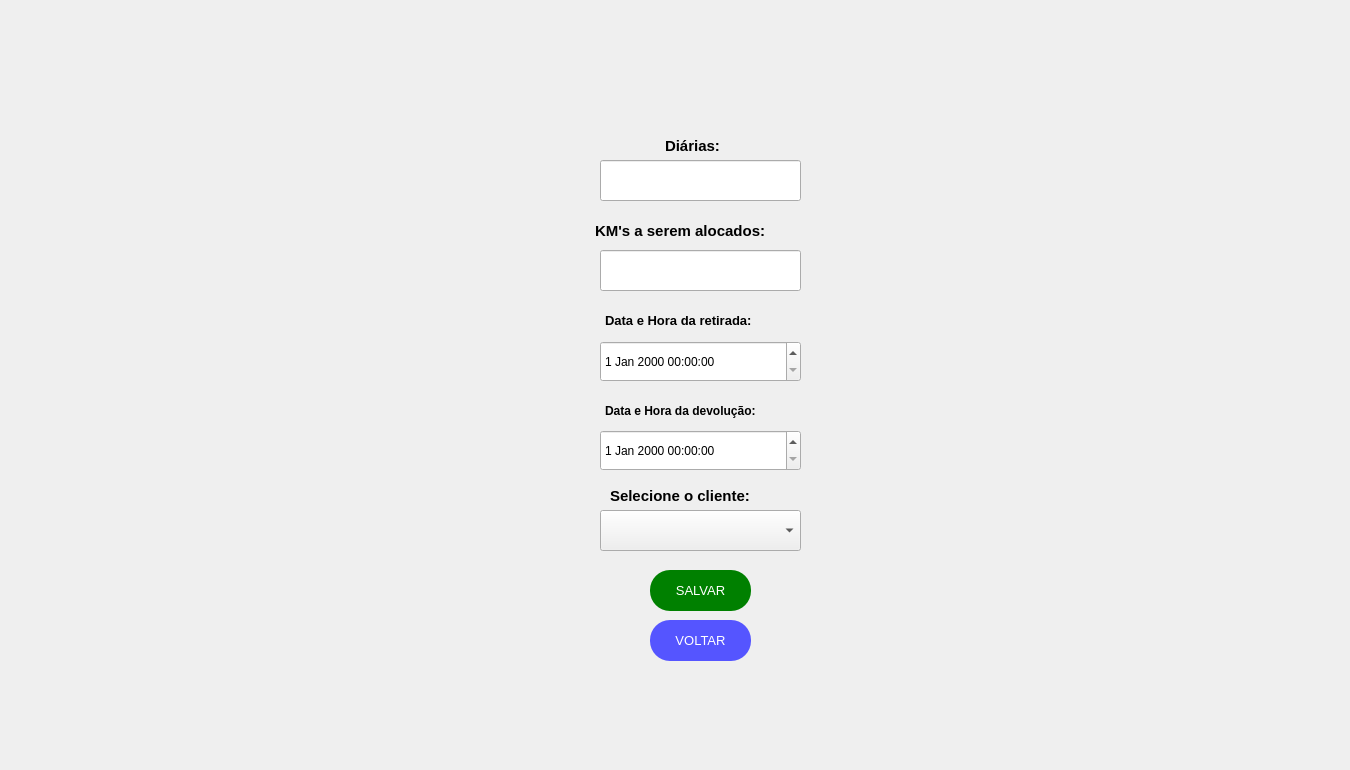
  <widget class="QWidget" name="centralwidget">
   <widget class="QPushButton" name="golt2">
    <property name="geometry">
     <rect>
      <x>40</x>
      <y>20</y>
      <width>501</width>
      <height>311</height>
     </rect>
    </property>
    <property name="palette">
     <palette>
      <active>
       <colorrole role="WindowText">
        <brush brushstyle="SolidPattern">
         <color alpha="255">
          <red>170</red>
          <green>85</green>
          <blue>0</blue>
         </color>
        </brush>
       </colorrole>
       <colorrole role="Text">
        <brush brushstyle="SolidPattern">
         <color alpha="255">
          <red>0</red>
          <green>0</green>
          <blue>0</blue>
         </color>
        </brush>
       </colorrole>
       <colorrole role="BrightText">
        <brush brushstyle="SolidPattern">
         <color alpha="255">
          <red>203</red>
          <green>255</green>
          <blue>80</blue>
         </color>
        </brush>
       </colorrole>
       <colorrole role="ButtonText">
        <brush brushstyle="SolidPattern">
         <color alpha="255">
          <red>57</red>
          <green>87</green>
          <blue>255</blue>
         </color>
        </brush>
       </colorrole>
       <colorrole role="ToolTipBase">
        <brush brushstyle="SolidPattern">
         <color alpha="255">
          <red>255</red>
          <green>255</green>
          <blue>0</blue>
         </color>
        </brush>
       </colorrole>
       <colorrole role="PlaceholderText">
        <brush brushstyle="SolidPattern">
         <color alpha="128">
          <red>0</red>
          <green>0</green>
          <blue>0</blue>
         </color>
        </brush>
       </colorrole>
      </active>
      <inactive>
       <colorrole role="WindowText">
        <brush brushstyle="SolidPattern">
         <color alpha="255">
          <red>170</red>
          <green>85</green>
          <blue>0</blue>
         </color>
        </brush>
       </colorrole>
       <colorrole role="Text">
        <brush brushstyle="SolidPattern">
         <color alpha="255">
          <red>0</red>
          <green>0</green>
          <blue>0</blue>
         </color>
        </brush>
       </colorrole>
       <colorrole role="BrightText">
        <brush brushstyle="SolidPattern">
         <color alpha="255">
          <red>203</red>
          <green>255</green>
          <blue>80</blue>
         </color>
        </brush>
       </colorrole>
       <colorrole role="ButtonText">
        <brush brushstyle="SolidPattern">
         <color alpha="255">
          <red>57</red>
          <green>87</green>
          <blue>255</blue>
         </color>
        </brush>
       </colorrole>
       <colorrole role="ToolTipBase">
        <brush brushstyle="SolidPattern">
         <color alpha="255">
          <red>255</red>
          <green>255</green>
          <blue>0</blue>
         </color>
        </brush>
       </colorrole>
       <colorrole role="PlaceholderText">
        <brush brushstyle="SolidPattern">
         <color alpha="128">
          <red>0</red>
          <green>0</green>
          <blue>0</blue>
         </color>
        </brush>
       </colorrole>
      </inactive>
      <disabled>
       <colorrole role="WindowText">
        <brush brushstyle="SolidPattern">
         <color alpha="255">
          <red>4</red>
          <green>15</green>
          <blue>30</blue>
         </color>
        </brush>
       </colorrole>
       <colorrole role="Text">
        <brush brushstyle="SolidPattern">
         <color alpha="255">
          <red>120</red>
          <green>120</green>
          <blue>120</blue>
         </color>
        </brush>
       </colorrole>
       <colorrole role="BrightText">
        <brush brushstyle="SolidPattern">
         <color alpha="255">
          <red>203</red>
          <green>255</green>
          <blue>80</blue>
         </color>
        </brush>
       </colorrole>
       <colorrole role="ButtonText">
        <brush brushstyle="SolidPattern">
         <color alpha="255">
          <red>120</red>
          <green>120</green>
          <blue>120</blue>
         </color>
        </brush>
       </colorrole>
       <colorrole role="ToolTipBase">
        <brush brushstyle="SolidPattern">
         <color alpha="255">
          <red>255</red>
          <green>255</green>
          <blue>0</blue>
         </color>
        </brush>
       </colorrole>
       <colorrole role="PlaceholderText">
        <brush brushstyle="SolidPattern">
         <color alpha="128">
          <red>0</red>
          <green>0</green>
          <blue>0</blue>
         </color>
        </brush>
       </colorrole>
      </disabled>
     </palette>
    </property>
    <property name="font">
     <font>
      <family>Arial</family>
      <weight>75</weight>
      <bold>true</bold>
     </font>
    </property>
    <property name="contextMenuPolicy">
     <enum>Qt::CustomContextMenu</enum>
    </property>
    <property name="text">
     <string/>
    </property>
    <property name="icon">
     <iconset>
      <normaloff>../Imagens/4-Gol(T2).png</normaloff>../Imagens/4-Gol(T2).png</iconset>
    </property>
    <property name="iconSize">
     <size>
      <width>492</width>
      <height>456</height>
     </size>
    </property>
    <property name="checkable">
     <bool>false</bool>
    </property>
    <property name="autoRepeat">
     <bool>false</bool>
    </property>
    <property name="autoExclusive">
     <bool>false</bool>
    </property>
    <property name="autoDefault">
     <bool>false</bool>
    </property>
    <property name="default">
     <bool>false</bool>
    </property>
    <property name="flat">
     <bool>true</bool>
    </property>
   </widget>
   <widget class="QLabel" name="logoT3">
    <property name="enabled">
     <bool>true</bool>
    </property>
    <property name="geometry">
     <rect>
      <x>1110</x>
      <y>530</y>
      <width>231</width>
      <height>231</height>
     </rect>
    </property>
    <property name="toolTip">
     <string>&lt;html&gt;&lt;head/&gt;&lt;body&gt;&lt;p align=&quot;center&quot;&gt;&lt;br/&gt;&lt;/p&gt;&lt;/body&gt;&lt;/html&gt;</string>
    </property>
    <property name="whatsThis">
     <string>&lt;html&gt;&lt;head/&gt;&lt;body&gt;&lt;p align=&quot;center&quot;&gt;&lt;br/&gt;&lt;/p&gt;&lt;/body&gt;&lt;/html&gt;</string>
    </property>
    <property name="autoFillBackground">
     <bool>false</bool>
    </property>
    <property name="styleSheet">
     <string notr="true"/>
    </property>
    <property name="text">
     <string/>
    </property>
    <property name="pixmap">
     <pixmap>../Logos/LOGO2.png</pixmap>
    </property>
    <property name="scaledContents">
     <bool>true</bool>
    </property>
    <property name="wordWrap">
     <bool>false</bool>
    </property>
   </widget>
   <widget class="QPushButton" name="confirmar2">
    <property name="geometry">
     <rect>
      <x>645</x>
      <y>570</y>
      <width>111</width>
      <height>51</height>
     </rect>
    </property>
    <property name="palette">
     <palette>
      <active>
       <colorrole role="WindowText">
        <brush brushstyle="SolidPattern">
         <color alpha="255">
          <red>170</red>
          <green>85</green>
          <blue>0</blue>
         </color>
        </brush>
       </colorrole>
       <colorrole role="Text">
        <brush brushstyle="SolidPattern">
         <color alpha="255">
          <red>0</red>
          <green>0</green>
          <blue>0</blue>
         </color>
        </brush>
       </colorrole>
       <colorrole role="BrightText">
        <brush brushstyle="SolidPattern">
         <color alpha="255">
          <red>203</red>
          <green>255</green>
          <blue>80</blue>
         </color>
        </brush>
       </colorrole>
       <colorrole role="ButtonText">
        <brush brushstyle="SolidPattern">
         <color alpha="255">
          <red>57</red>
          <green>87</green>
          <blue>255</blue>
         </color>
        </brush>
       </colorrole>
       <colorrole role="ToolTipBase">
        <brush brushstyle="SolidPattern">
         <color alpha="255">
          <red>255</red>
          <green>255</green>
          <blue>0</blue>
         </color>
        </brush>
       </colorrole>
       <colorrole role="PlaceholderText">
        <brush brushstyle="SolidPattern">
         <color alpha="128">
          <red>0</red>
          <green>0</green>
          <blue>0</blue>
         </color>
        </brush>
       </colorrole>
      </active>
      <inactive>
       <colorrole role="WindowText">
        <brush brushstyle="SolidPattern">
         <color alpha="255">
          <red>170</red>
          <green>85</green>
          <blue>0</blue>
         </color>
        </brush>
       </colorrole>
       <colorrole role="Text">
        <brush brushstyle="SolidPattern">
         <color alpha="255">
          <red>0</red>
          <green>0</green>
          <blue>0</blue>
         </color>
        </brush>
       </colorrole>
       <colorrole role="BrightText">
        <brush brushstyle="SolidPattern">
         <color alpha="255">
          <red>203</red>
          <green>255</green>
          <blue>80</blue>
         </color>
        </brush>
       </colorrole>
       <colorrole role="ButtonText">
        <brush brushstyle="SolidPattern">
         <color alpha="255">
          <red>57</red>
          <green>87</green>
          <blue>255</blue>
         </color>
        </brush>
       </colorrole>
       <colorrole role="ToolTipBase">
        <brush brushstyle="SolidPattern">
         <color alpha="255">
          <red>255</red>
          <green>255</green>
          <blue>0</blue>
         </color>
        </brush>
       </colorrole>
       <colorrole role="PlaceholderText">
        <brush brushstyle="SolidPattern">
         <color alpha="128">
          <red>0</red>
          <green>0</green>
          <blue>0</blue>
         </color>
        </brush>
       </colorrole>
      </inactive>
      <disabled>
       <colorrole role="WindowText">
        <brush brushstyle="SolidPattern">
         <color alpha="255">
          <red>4</red>
          <green>15</green>
          <blue>30</blue>
         </color>
        </brush>
       </colorrole>
       <colorrole role="Text">
        <brush brushstyle="SolidPattern">
         <color alpha="255">
          <red>120</red>
          <green>120</green>
          <blue>120</blue>
         </color>
        </brush>
       </colorrole>
       <colorrole role="BrightText">
        <brush brushstyle="SolidPattern">
         <color alpha="255">
          <red>203</red>
          <green>255</green>
          <blue>80</blue>
         </color>
        </brush>
       </colorrole>
       <colorrole role="ButtonText">
        <brush brushstyle="SolidPattern">
         <color alpha="255">
          <red>120</red>
          <green>120</green>
          <blue>120</blue>
         </color>
        </brush>
       </colorrole>
       <colorrole role="ToolTipBase">
        <brush brushstyle="SolidPattern">
         <color alpha="255">
          <red>255</red>
          <green>255</green>
          <blue>0</blue>
         </color>
        </brush>
       </colorrole>
       <colorrole role="PlaceholderText">
        <brush brushstyle="SolidPattern">
         <color alpha="128">
          <red>0</red>
          <green>0</green>
          <blue>0</blue>
         </color>
        </brush>
       </colorrole>
      </disabled>
     </palette>
    </property>
    <property name="font">
     <font>
      <family>Arial</family>
      <weight>75</weight>
      <bold>true</bold>
     </font>
    </property>
    <property name="contextMenuPolicy">
     <enum>Qt::CustomContextMenu</enum>
    </property>
    <property name="text">
     <string/>
    </property>
    <property name="icon">
     <iconset>
      <normaloff>Imagens/CONFIRMAR.png</normaloff>Imagens/CONFIRMAR.png</iconset>
    </property>
    <property name="iconSize">
     <size>
      <width>96</width>
      <height>100</height>
     </size>
    </property>
    <property name="checkable">
     <bool>false</bool>
    </property>
    <property name="autoRepeat">
     <bool>false</bool>
    </property>
    <property name="autoExclusive">
     <bool>false</bool>
    </property>
    <property name="autoDefault">
     <bool>false</bool>
    </property>
    <property name="default">
     <bool>false</bool>
    </property>
    <property name="flat">
     <bool>true</bool>
    </property>
   </widget>
   <widget class="QLabel" name="datade_gol">
    <property name="geometry">
     <rect>
      <x>605</x>
      <y>390</y>
      <width>191</width>
      <height>41</height>
     </rect>
    </property>
    <property name="font">
     <font>
      <family>Arial</family>
      <pointsize>9</pointsize>
      <weight>75</weight>
      <bold>true</bold>
     </font>
    </property>
    <property name="text">
     <string>Data e Hora da devolução:</string>
    </property>
   </widget>
   <widget class="QLabel" name="kmsalocados">
    <property name="geometry">
     <rect>
      <x>595</x>
      <y>205</y>
      <width>211</width>
      <height>51</height>
     </rect>
    </property>
    <property name="font">
     <font>
      <family>Arial</family>
      <pointsize>11</pointsize>
      <weight>75</weight>
      <bold>true</bold>
     </font>
    </property>
    <property name="text">
     <string>KM's a serem alocados:</string>
    </property>
   </widget>
   <widget class="QLabel" name="diarias">
    <property name="geometry">
     <rect>
      <x>665</x>
      <y>130</y>
      <width>71</width>
      <height>31</height>
     </rect>
    </property>
    <property name="font">
     <font>
      <family>Arial</family>
      <pointsize>11</pointsize>
      <weight>75</weight>
      <bold>true</bold>
     </font>
    </property>
    <property name="text">
     <string>Diárias:</string>
    </property>
   </widget>
   <widget class="QDateTimeEdit" name="datare_gol_2">
    <property name="geometry">
     <rect>
      <x>600</x>
      <y>341</y>
      <width>201</width>
      <height>41</height>
     </rect>
    </property>
    <property name="styleSheet">
     <string notr="true">QDateTime{rgb(0, 0, 0)}</string>
    </property>
   </widget>
   <widget class="QLabel" name="datacli_gol">
    <property name="geometry">
     <rect>
      <x>610</x>
      <y>480</y>
      <width>181</width>
      <height>31</height>
     </rect>
    </property>
    <property name="font">
     <font>
      <family>Arial</family>
      <pointsize>11</pointsize>
      <weight>75</weight>
      <bold>true</bold>
     </font>
    </property>
    <property name="text">
     <string>Selecione o cliente:</string>
    </property>
   </widget>
   <widget class="QComboBox" name="datacli_gol_2">
    <property name="geometry">
     <rect>
      <x>600</x>
      <y>510</y>
      <width>201</width>
      <height>41</height>
     </rect>
    </property>
   </widget>
   <widget class="QLineEdit" name="diariaspace">
    <property name="geometry">
     <rect>
      <x>600</x>
      <y>160</y>
      <width>201</width>
      <height>41</height>
     </rect>
    </property>
    <property name="font">
     <font>
      <pointsize>8</pointsize>
     </font>
    </property>
    <property name="styleSheet">
     <string notr="true">color: rgb(0, 0, 0);</string>
    </property>
   </widget>
   <widget class="QLineEdit" name="kmspace">
    <property name="geometry">
     <rect>
      <x>600</x>
      <y>250</y>
      <width>201</width>
      <height>41</height>
     </rect>
    </property>
    <property name="font">
     <font>
      <pointsize>8</pointsize>
     </font>
    </property>
    <property name="styleSheet">
     <string notr="true">color: rgb(0, 0, 0);</string>
    </property>
    <property name="echoMode">
     <enum>QLineEdit::Password</enum>
    </property>
   </widget>
   <widget class="QDateTimeEdit" name="datade_gol_2">
    <property name="geometry">
     <rect>
      <x>600</x>
      <y>430</y>
      <width>201</width>
      <height>41</height>
     </rect>
    </property>
    <property name="styleSheet">
     <string notr="true">QDateTime{rgb(0, 0, 0)}</string>
    </property>
   </widget>
   <widget class="QLabel" name="datare_gol">
    <property name="geometry">
     <rect>
      <x>605</x>
      <y>300</y>
      <width>191</width>
      <height>41</height>
     </rect>
    </property>
    <property name="font">
     <font>
      <family>Arial</family>
      <pointsize>10</pointsize>
      <weight>75</weight>
      <bold>true</bold>
     </font>
    </property>
    <property name="text">
     <string>Data e Hora da retirada:</string>
    </property>
   </widget>
   <widget class="QPushButton" name="salvar_1">
    <property name="geometry">
     <rect>
      <x>650</x>
      <y>570</y>
      <width>101</width>
      <height>41</height>
     </rect>
    </property>
    <property name="palette">
     <palette>
      <active>
       <colorrole role="WindowText">
        <brush brushstyle="SolidPattern">
         <color alpha="255">
          <red>255</red>
          <green>255</green>
          <blue>255</blue>
         </color>
        </brush>
       </colorrole>
       <colorrole role="Button">
        <brush brushstyle="SolidPattern">
         <color alpha="255">
          <red>0</red>
          <green>128</green>
          <blue>0</blue>
         </color>
        </brush>
       </colorrole>
       <colorrole role="Text">
        <brush brushstyle="SolidPattern">
         <color alpha="255">
          <red>255</red>
          <green>255</green>
          <blue>255</blue>
         </color>
        </brush>
       </colorrole>
       <colorrole role="BrightText">
        <brush brushstyle="SolidPattern">
         <color alpha="255">
          <red>203</red>
          <green>255</green>
          <blue>80</blue>
         </color>
        </brush>
       </colorrole>
       <colorrole role="ButtonText">
        <brush brushstyle="SolidPattern">
         <color alpha="255">
          <red>255</red>
          <green>255</green>
          <blue>255</blue>
         </color>
        </brush>
       </colorrole>
       <colorrole role="Base">
        <brush brushstyle="SolidPattern">
         <color alpha="255">
          <red>0</red>
          <green>128</green>
          <blue>0</blue>
         </color>
        </brush>
       </colorrole>
       <colorrole role="Window">
        <brush brushstyle="SolidPattern">
         <color alpha="255">
          <red>0</red>
          <green>128</green>
          <blue>0</blue>
         </color>
        </brush>
       </colorrole>
       <colorrole role="ToolTipBase">
        <brush brushstyle="SolidPattern">
         <color alpha="255">
          <red>255</red>
          <green>255</green>
          <blue>0</blue>
         </color>
        </brush>
       </colorrole>
       <colorrole role="PlaceholderText">
        <brush brushstyle="SolidPattern">
         <color alpha="128">
          <red>0</red>
          <green>0</green>
          <blue>0</blue>
         </color>
        </brush>
       </colorrole>
      </active>
      <inactive>
       <colorrole role="WindowText">
        <brush brushstyle="SolidPattern">
         <color alpha="255">
          <red>255</red>
          <green>255</green>
          <blue>255</blue>
         </color>
        </brush>
       </colorrole>
       <colorrole role="Button">
        <brush brushstyle="SolidPattern">
         <color alpha="255">
          <red>0</red>
          <green>128</green>
          <blue>0</blue>
         </color>
        </brush>
       </colorrole>
       <colorrole role="Text">
        <brush brushstyle="SolidPattern">
         <color alpha="255">
          <red>255</red>
          <green>255</green>
          <blue>255</blue>
         </color>
        </brush>
       </colorrole>
       <colorrole role="BrightText">
        <brush brushstyle="SolidPattern">
         <color alpha="255">
          <red>203</red>
          <green>255</green>
          <blue>80</blue>
         </color>
        </brush>
       </colorrole>
       <colorrole role="ButtonText">
        <brush brushstyle="SolidPattern">
         <color alpha="255">
          <red>255</red>
          <green>255</green>
          <blue>255</blue>
         </color>
        </brush>
       </colorrole>
       <colorrole role="Base">
        <brush brushstyle="SolidPattern">
         <color alpha="255">
          <red>0</red>
          <green>128</green>
          <blue>0</blue>
         </color>
        </brush>
       </colorrole>
       <colorrole role="Window">
        <brush brushstyle="SolidPattern">
         <color alpha="255">
          <red>0</red>
          <green>128</green>
          <blue>0</blue>
         </color>
        </brush>
       </colorrole>
       <colorrole role="ToolTipBase">
        <brush brushstyle="SolidPattern">
         <color alpha="255">
          <red>255</red>
          <green>255</green>
          <blue>0</blue>
         </color>
        </brush>
       </colorrole>
       <colorrole role="PlaceholderText">
        <brush brushstyle="SolidPattern">
         <color alpha="128">
          <red>0</red>
          <green>0</green>
          <blue>0</blue>
         </color>
        </brush>
       </colorrole>
      </inactive>
      <disabled>
       <colorrole role="WindowText">
        <brush brushstyle="SolidPattern">
         <color alpha="255">
          <red>255</red>
          <green>255</green>
          <blue>255</blue>
         </color>
        </brush>
       </colorrole>
       <colorrole role="Button">
        <brush brushstyle="SolidPattern">
         <color alpha="255">
          <red>0</red>
          <green>128</green>
          <blue>0</blue>
         </color>
        </brush>
       </colorrole>
       <colorrole role="Text">
        <brush brushstyle="SolidPattern">
         <color alpha="255">
          <red>255</red>
          <green>255</green>
          <blue>255</blue>
         </color>
        </brush>
       </colorrole>
       <colorrole role="BrightText">
        <brush brushstyle="SolidPattern">
         <color alpha="255">
          <red>203</red>
          <green>255</green>
          <blue>80</blue>
         </color>
        </brush>
       </colorrole>
       <colorrole role="ButtonText">
        <brush brushstyle="SolidPattern">
         <color alpha="255">
          <red>255</red>
          <green>255</green>
          <blue>255</blue>
         </color>
        </brush>
       </colorrole>
       <colorrole role="Base">
        <brush brushstyle="SolidPattern">
         <color alpha="255">
          <red>0</red>
          <green>128</green>
          <blue>0</blue>
         </color>
        </brush>
       </colorrole>
       <colorrole role="Window">
        <brush brushstyle="SolidPattern">
         <color alpha="255">
          <red>0</red>
          <green>128</green>
          <blue>0</blue>
         </color>
        </brush>
       </colorrole>
       <colorrole role="ToolTipBase">
        <brush brushstyle="SolidPattern">
         <color alpha="255">
          <red>255</red>
          <green>255</green>
          <blue>0</blue>
         </color>
        </brush>
       </colorrole>
       <colorrole role="PlaceholderText">
        <brush brushstyle="SolidPattern">
         <color alpha="128">
          <red>0</red>
          <green>0</green>
          <blue>0</blue>
         </color>
        </brush>
       </colorrole>
      </disabled>
     </palette>
    </property>
    <property name="font">
     <font>
      <family>Arial</family>
      <pointsize>10</pointsize>
      <weight>9</weight>
      <italic>false</italic>
      <bold>false</bold>
     </font>
    </property>
    <property name="contextMenuPolicy">
     <enum>Qt::CustomContextMenu</enum>
    </property>
    <property name="styleSheet">
     <string notr="true">QPushButton{
	color:white;
	border-radius:20px;
	background-color: #008000;
	font: 75 10pt &quot;Arial&quot;;
}
QPushButton:hover{
	background-color: #005500;
}</string>
    </property>
    <property name="text">
     <string>SALVAR</string>
    </property>
    <property name="iconSize">
     <size>
      <width>93</width>
      <height>100</height>
     </size>
    </property>
    <property name="checkable">
     <bool>false</bool>
    </property>
    <property name="autoRepeat">
     <bool>false</bool>
    </property>
    <property name="autoExclusive">
     <bool>false</bool>
    </property>
    <property name="autoDefault">
     <bool>false</bool>
    </property>
    <property name="default">
     <bool>false</bool>
    </property>
    <property name="flat">
     <bool>true</bool>
    </property>
   </widget>
   <widget class="QPushButton" name="voltar_10">
    <property name="geometry">
     <rect>
      <x>650</x>
      <y>620</y>
      <width>101</width>
      <height>41</height>
     </rect>
    </property>
    <property name="palette">
     <palette>
      <active>
       <colorrole role="WindowText">
        <brush brushstyle="SolidPattern">
         <color alpha="255">
          <red>255</red>
          <green>255</green>
          <blue>255</blue>
         </color>
        </brush>
       </colorrole>
       <colorrole role="Button">
        <brush brushstyle="SolidPattern">
         <color alpha="255">
          <red>85</red>
          <green>85</green>
          <blue>255</blue>
         </color>
        </brush>
       </colorrole>
       <colorrole role="Text">
        <brush brushstyle="SolidPattern">
         <color alpha="255">
          <red>255</red>
          <green>255</green>
          <blue>255</blue>
         </color>
        </brush>
       </colorrole>
       <colorrole role="BrightText">
        <brush brushstyle="SolidPattern">
         <color alpha="255">
          <red>203</red>
          <green>255</green>
          <blue>80</blue>
         </color>
        </brush>
       </colorrole>
       <colorrole role="ButtonText">
        <brush brushstyle="SolidPattern">
         <color alpha="255">
          <red>255</red>
          <green>255</green>
          <blue>255</blue>
         </color>
        </brush>
       </colorrole>
       <colorrole role="Base">
        <brush brushstyle="SolidPattern">
         <color alpha="255">
          <red>85</red>
          <green>85</green>
          <blue>255</blue>
         </color>
        </brush>
       </colorrole>
       <colorrole role="Window">
        <brush brushstyle="SolidPattern">
         <color alpha="255">
          <red>85</red>
          <green>85</green>
          <blue>255</blue>
         </color>
        </brush>
       </colorrole>
       <colorrole role="ToolTipBase">
        <brush brushstyle="SolidPattern">
         <color alpha="255">
          <red>255</red>
          <green>255</green>
          <blue>0</blue>
         </color>
        </brush>
       </colorrole>
       <colorrole role="PlaceholderText">
        <brush brushstyle="SolidPattern">
         <color alpha="128">
          <red>0</red>
          <green>0</green>
          <blue>0</blue>
         </color>
        </brush>
       </colorrole>
      </active>
      <inactive>
       <colorrole role="WindowText">
        <brush brushstyle="SolidPattern">
         <color alpha="255">
          <red>255</red>
          <green>255</green>
          <blue>255</blue>
         </color>
        </brush>
       </colorrole>
       <colorrole role="Button">
        <brush brushstyle="SolidPattern">
         <color alpha="255">
          <red>85</red>
          <green>85</green>
          <blue>255</blue>
         </color>
        </brush>
       </colorrole>
       <colorrole role="Text">
        <brush brushstyle="SolidPattern">
         <color alpha="255">
          <red>255</red>
          <green>255</green>
          <blue>255</blue>
         </color>
        </brush>
       </colorrole>
       <colorrole role="BrightText">
        <brush brushstyle="SolidPattern">
         <color alpha="255">
          <red>203</red>
          <green>255</green>
          <blue>80</blue>
         </color>
        </brush>
       </colorrole>
       <colorrole role="ButtonText">
        <brush brushstyle="SolidPattern">
         <color alpha="255">
          <red>255</red>
          <green>255</green>
          <blue>255</blue>
         </color>
        </brush>
       </colorrole>
       <colorrole role="Base">
        <brush brushstyle="SolidPattern">
         <color alpha="255">
          <red>85</red>
          <green>85</green>
          <blue>255</blue>
         </color>
        </brush>
       </colorrole>
       <colorrole role="Window">
        <brush brushstyle="SolidPattern">
         <color alpha="255">
          <red>85</red>
          <green>85</green>
          <blue>255</blue>
         </color>
        </brush>
       </colorrole>
       <colorrole role="ToolTipBase">
        <brush brushstyle="SolidPattern">
         <color alpha="255">
          <red>255</red>
          <green>255</green>
          <blue>0</blue>
         </color>
        </brush>
       </colorrole>
       <colorrole role="PlaceholderText">
        <brush brushstyle="SolidPattern">
         <color alpha="128">
          <red>0</red>
          <green>0</green>
          <blue>0</blue>
         </color>
        </brush>
       </colorrole>
      </inactive>
      <disabled>
       <colorrole role="WindowText">
        <brush brushstyle="SolidPattern">
         <color alpha="255">
          <red>255</red>
          <green>255</green>
          <blue>255</blue>
         </color>
        </brush>
       </colorrole>
       <colorrole role="Button">
        <brush brushstyle="SolidPattern">
         <color alpha="255">
          <red>85</red>
          <green>85</green>
          <blue>255</blue>
         </color>
        </brush>
       </colorrole>
       <colorrole role="Text">
        <brush brushstyle="SolidPattern">
         <color alpha="255">
          <red>255</red>
          <green>255</green>
          <blue>255</blue>
         </color>
        </brush>
       </colorrole>
       <colorrole role="BrightText">
        <brush brushstyle="SolidPattern">
         <color alpha="255">
          <red>203</red>
          <green>255</green>
          <blue>80</blue>
         </color>
        </brush>
       </colorrole>
       <colorrole role="ButtonText">
        <brush brushstyle="SolidPattern">
         <color alpha="255">
          <red>255</red>
          <green>255</green>
          <blue>255</blue>
         </color>
        </brush>
       </colorrole>
       <colorrole role="Base">
        <brush brushstyle="SolidPattern">
         <color alpha="255">
          <red>85</red>
          <green>85</green>
          <blue>255</blue>
         </color>
        </brush>
       </colorrole>
       <colorrole role="Window">
        <brush brushstyle="SolidPattern">
         <color alpha="255">
          <red>85</red>
          <green>85</green>
          <blue>255</blue>
         </color>
        </brush>
       </colorrole>
       <colorrole role="ToolTipBase">
        <brush brushstyle="SolidPattern">
         <color alpha="255">
          <red>255</red>
          <green>255</green>
          <blue>0</blue>
         </color>
        </brush>
       </colorrole>
       <colorrole role="PlaceholderText">
        <brush brushstyle="SolidPattern">
         <color alpha="128">
          <red>0</red>
          <green>0</green>
          <blue>0</blue>
         </color>
        </brush>
       </colorrole>
      </disabled>
     </palette>
    </property>
    <property name="font">
     <font>
      <family>Arial</family>
      <pointsize>10</pointsize>
      <weight>9</weight>
      <italic>false</italic>
      <bold>false</bold>
     </font>
    </property>
    <property name="contextMenuPolicy">
     <enum>Qt::CustomContextMenu</enum>
    </property>
    <property name="styleSheet">
     <string notr="true">QPushButton{
	color:white;
	border-radius:20px;
	background-color: rgb(85, 85, 255);
	font: 75 10pt &quot;Arial&quot;;
}
QPushButton:hover{
	background-color: rgb(10, 10, 127);
}</string>
    </property>
    <property name="text">
     <string>VOLTAR</string>
    </property>
    <property name="iconSize">
     <size>
      <width>93</width>
      <height>100</height>
     </size>
    </property>
    <property name="checkable">
     <bool>false</bool>
    </property>
    <property name="autoRepeat">
     <bool>false</bool>
    </property>
    <property name="autoExclusive">
     <bool>false</bool>
    </property>
    <property name="autoDefault">
     <bool>false</bool>
    </property>
    <property name="default">
     <bool>false</bool>
    </property>
    <property name="flat">
     <bool>true</bool>
    </property>
   </widget>
   <zorder>kmsalocados</zorder>
   <zorder>golt2</zorder>
   <zorder>logoT3</zorder>
   <zorder>confirmar2</zorder>
   <zorder>datade_gol</zorder>
   <zorder>diarias</zorder>
   <zorder>datare_gol_2</zorder>
   <zorder>datacli_gol</zorder>
   <zorder>datacli_gol_2</zorder>
   <zorder>diariaspace</zorder>
   <zorder>datade_gol_2</zorder>
   <zorder>datare_gol</zorder>
   <zorder>kmspace</zorder>
   <zorder>salvar_1</zorder>
   <zorder>voltar_10</zorder>
  </widget>
